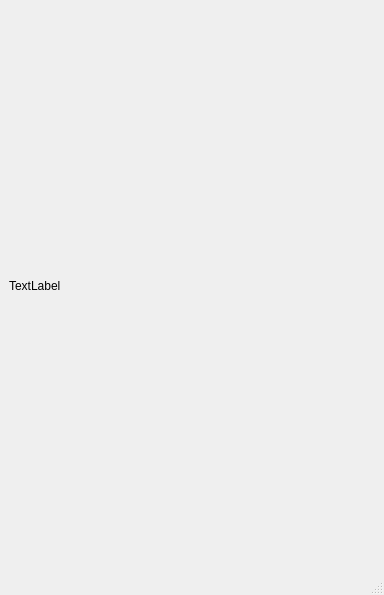
<?xml version="1.0" encoding="UTF-8"?>
<ui version="4.0">
 <class>MainWindow</class>
 <widget class="QMainWindow" name="MainWindow">
  <property name="geometry">
   <rect>
    <x>0</x>
    <y>0</y>
    <width>384</width>
    <height>595</height>
   </rect>
  </property>
  <property name="sizePolicy">
   <sizepolicy hsizetype="Preferred" vsizetype="Preferred">
    <horstretch>0</horstretch>
    <verstretch>0</verstretch>
   </sizepolicy>
  </property>
  <property name="windowTitle">
   <string>MainWindow</string>
  </property>
  <widget class="QWidget" name="centralwidget">
   <layout class="QVBoxLayout" name="verticalLayout">
    <item>
     <widget class="QLabel" name="label">
      <property name="sizePolicy">
       <sizepolicy hsizetype="Preferred" vsizetype="Fixed">
        <horstretch>0</horstretch>
        <verstretch>0</verstretch>
       </sizepolicy>
      </property>
      <property name="text">
       <string>TextLabel</string>
      </property>
     </widget>
    </item>
    <item>
     <layout class="QVBoxLayout" name="verticalLayout_2"/>
    </item>
   </layout>
  </widget>
  <widget class="QMenuBar" name="menubar">
   <property name="geometry">
    <rect>
     <x>0</x>
     <y>0</y>
     <width>384</width>
     <height>22</height>
    </rect>
   </property>
  </widget>
  <widget class="QStatusBar" name="statusbar"/>
 </widget>
 <resources/>
 <connections/>
</ui>
